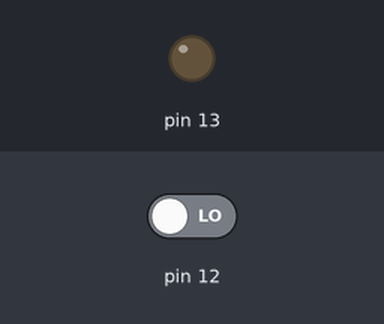
Bench run of a sketch on a simulated Arduino Uno, built with avr-gcc and run on an emulated ATmega328P. Parts: output pins drawn as LEDs (lit = HIGH). The test bench sets the inputs (shaded band); at power-on: pin 12 LOW.

Above: at 1.2 s.
1.3 s: pin 12 driven HIGH
At 2.3 s:
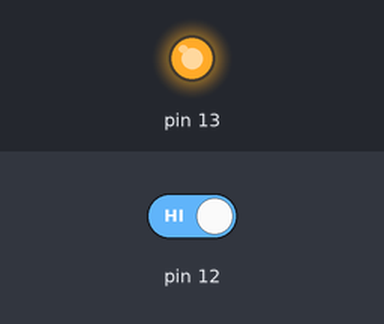
2.8 s: pin 12 driven LOW
At 3.5 s:
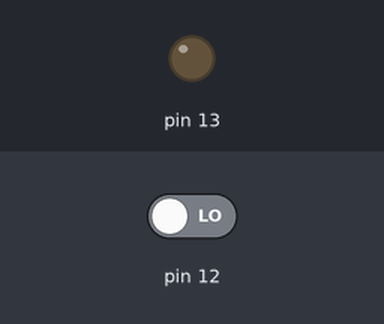
Timing chart, 0 to 5.8 s (numbered marks = the images above; inputs shaded):
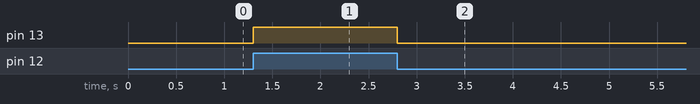

The sketch:

sketch_feb06a.ino
```cpp
void setup()
{
pinMode(12,INPUT);
pinMode(13,OUTPUT);


}

void loop() {
  int a=digitalRead(12);
  if(a==HIGH)
  {
    digitalWrite(13,HIGH);
  }
if(a==LOW)
  {
    digitalWrite(13,LOW);
  }


}
```

Measured:
- after the input at 1.3 s, pin 13: LOW → HIGH at once
- after the input at 2.8 s, pin 13: HIGH → LOW at once
